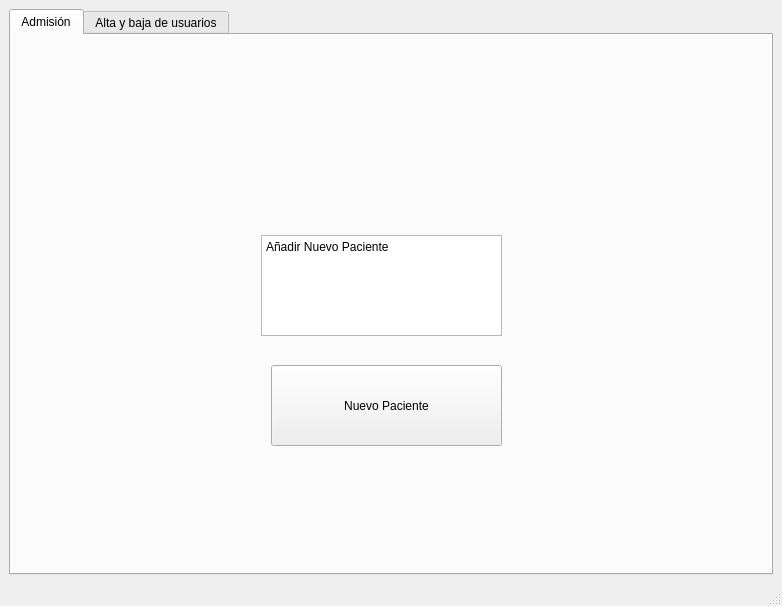
<?xml version="1.0" encoding="UTF-8"?>
<ui version="4.0">
 <class>MainWindow</class>
 <widget class="QMainWindow" name="MainWindow">
  <property name="geometry">
   <rect>
    <x>0</x>
    <y>0</y>
    <width>782</width>
    <height>606</height>
   </rect>
  </property>
  <property name="windowTitle">
   <string>MainWindow</string>
  </property>
  <widget class="QWidget" name="centralwidget">
   <layout class="QGridLayout" name="gridLayout">
    <item row="0" column="0">
     <widget class="QTabWidget" name="tabWidget">
      <property name="currentIndex">
       <number>0</number>
      </property>
      <widget class="QWidget" name="tab">
       <attribute name="title">
        <string>Admisión</string>
       </attribute>
       <widget class="QPushButton" name="btn_nuevo_paciente">
        <property name="geometry">
         <rect>
          <x>260</x>
          <y>330</y>
          <width>231</width>
          <height>81</height>
         </rect>
        </property>
        <property name="text">
         <string>Nuevo Paciente</string>
        </property>
       </widget>
       <widget class="QTextEdit" name="textEdit">
        <property name="geometry">
         <rect>
          <x>250</x>
          <y>200</y>
          <width>241</width>
          <height>101</height>
         </rect>
        </property>
        <property name="html">
         <string>&lt;!DOCTYPE HTML PUBLIC &quot;-//W3C//DTD HTML 4.0//EN&quot; &quot;http://www.w3.org/TR/REC-html40/strict.dtd&quot;&gt;
&lt;html&gt;&lt;head&gt;&lt;meta name=&quot;qrichtext&quot; content=&quot;1&quot; /&gt;&lt;meta charset=&quot;utf-8&quot; /&gt;&lt;style type=&quot;text/css&quot;&gt;
p, li { white-space: pre-wrap; }
hr { height: 1px; border-width: 0; }
li.unchecked::marker { content: &quot;\2610&quot;; }
li.checked::marker { content: &quot;\2612&quot;; }
&lt;/style&gt;&lt;/head&gt;&lt;body style=&quot; font-family:'Segoe UI'; font-size:9pt; font-weight:400; font-style:normal;&quot;&gt;
&lt;p style=&quot; margin-top:0px; margin-bottom:0px; margin-left:0px; margin-right:0px; -qt-block-indent:0; text-indent:0px;&quot;&gt;Añadir Nuevo Paciente&lt;/p&gt;&lt;/body&gt;&lt;/html&gt;</string>
        </property>
       </widget>
      </widget>
      <widget class="QWidget" name="tab_2">
       <attribute name="title">
        <string>Alta y baja de usuarios</string>
       </attribute>
       <widget class="QTableWidget" name="usuarios_lista">
        <property name="geometry">
         <rect>
          <x>170</x>
          <y>50</y>
          <width>401</width>
          <height>391</height>
         </rect>
        </property>
        <column>
         <property name="text">
          <string>Nueva columna</string>
         </property>
        </column>
        <column>
         <property name="text">
          <string>Nombre</string>
         </property>
        </column>
        <column>
         <property name="text">
          <string>Rol</string>
         </property>
        </column>
        <column>
         <property name="text">
          <string>Estado</string>
         </property>
        </column>
        <column>
         <property name="text">
          <string>accion</string>
         </property>
        </column>
       </widget>
      </widget>
     </widget>
    </item>
   </layout>
  </widget>
  <widget class="QMenuBar" name="menubar">
   <property name="geometry">
    <rect>
     <x>0</x>
     <y>0</y>
     <width>782</width>
     <height>22</height>
    </rect>
   </property>
  </widget>
  <widget class="QStatusBar" name="statusbar"/>
 </widget>
 <resources/>
 <connections/>
</ui>
